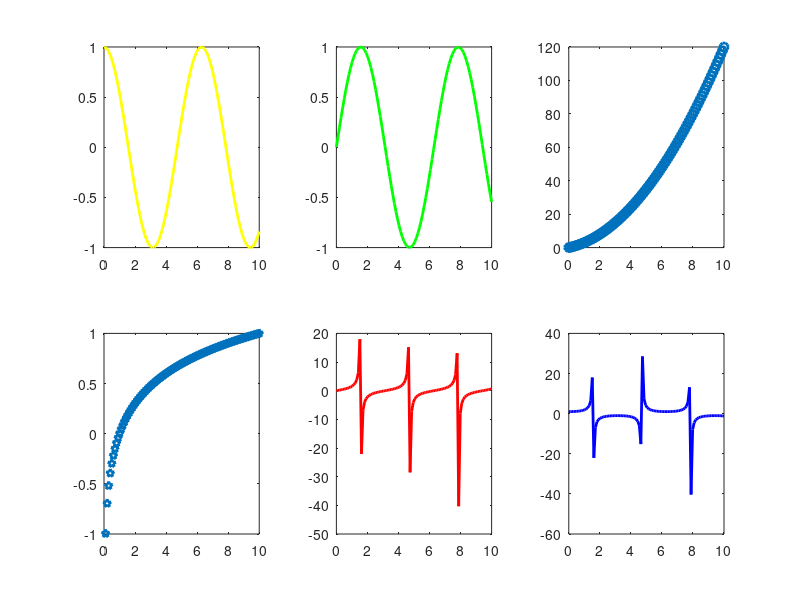

Write the MATLAB code that produced this figure.
e= linspace(0,10);
f1=cos(e);
f2=sin(e);
f3=e.^2+2*e;
f4=log10(e);
f5=tan(e);
f6=sec(e);

subplot(2,3,1)
plot(e,f1,'y','LineWidth',2)
subplot(2,3,2)
plot(e,f2,'g','LineWidth',2)
subplot(2,3,3)
plot(e,f3,'o','LineWidth',2)
subplot(2,3,4)
plot(e,f4,'p','LineWidth',2)
subplot(2,3,5)
plot(e,f5,'r','LineWidth',2)
subplot(2,3,6)
plot(e,f6,'b','LineWidth',2)